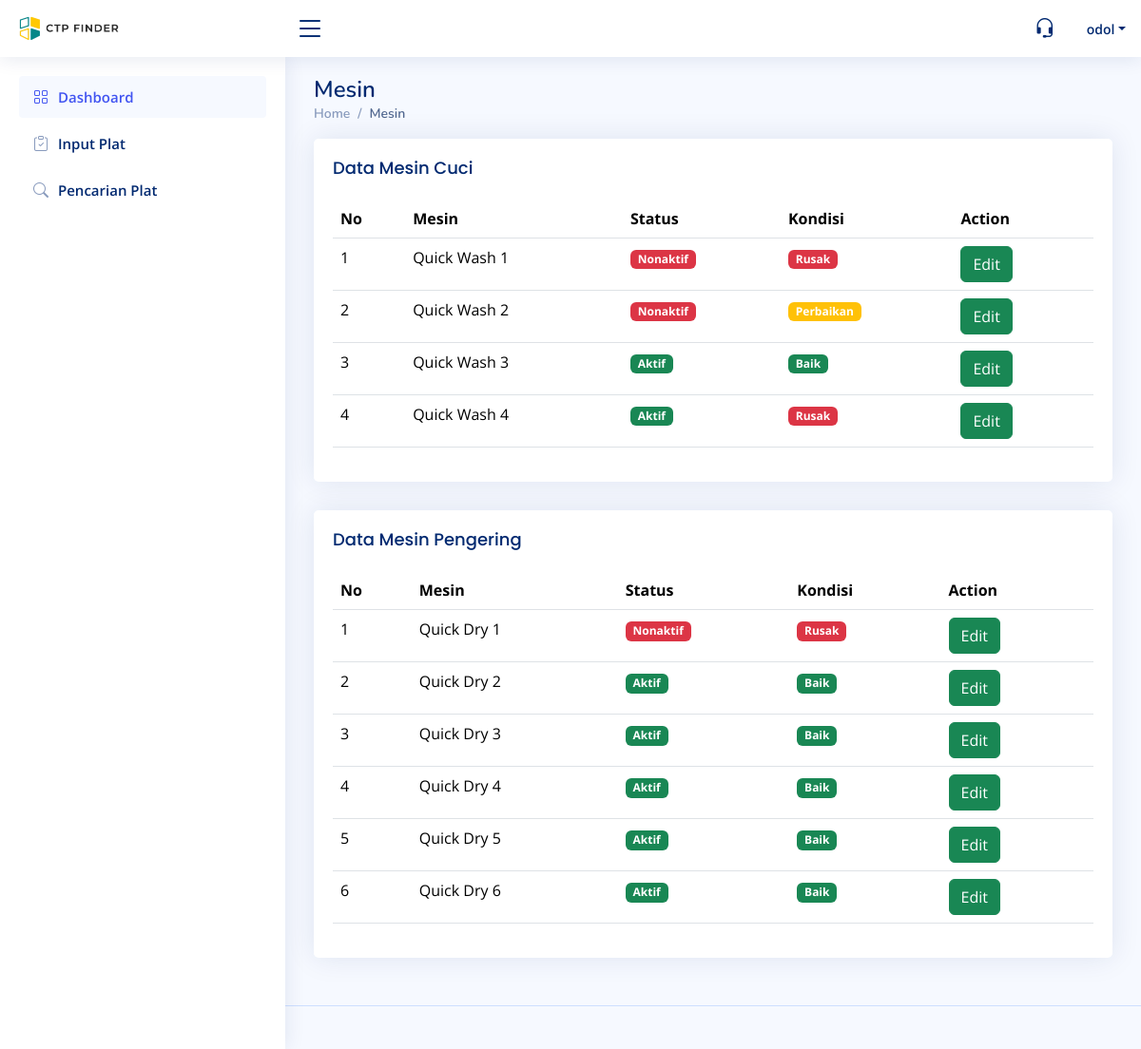
/dashboard-admin/pages/content/mesin/mesin.php (signed in), run on the app's committed database.
### tables this page shows
CREATE TABLE `tbl_mesin_cuci` (
  `id_mesin_cuci` int(11) NOT NULL,
  `nama` varchar(25) NOT NULL,
  `status_mesin` enum('Aktif','Nonaktif') NOT NULL,
  `kondisi` enum('Baik','Perbaikan','Rusak') NOT NULL
);

CREATE TABLE `tbl_mesin_pengering` (
  `id_mesin_pengering` int(11) NOT NULL,
  `nama` varchar(25) NOT NULL,
  `status_mesin` enum('Aktif','Nonaktif') NOT NULL,
  `kondisi` enum('Baik','Perbaikan','Rusak') NOT NULL
);

### dashboard-admin/pages/content/mesin/mesin.php (the view, shortened to what this page needs)
<?php
  include '../../../../config/db.php';
?>
    <main id="main" class="main">
      <div class="pagetitle">
        <h1>Mesin</h1>
        <nav>
          <ol class="breadcrumb">
            <li class="breadcrumb-item"><a href="../dashboard/Dashboard.php">Home</a></li>
            <li class="breadcrumb-item active">Mesin</li>
          </ol>
        </nav>
      </div>
      <section class="section">
          <div class="row">
            <div class="col-lg-12">
              <div class="card">
                <div class="card-body">
                  <h5 class="card-title">Data Mesin Cuci</h5>
                  <table class="table">
                    <thead>
                      <tr>
                        <th scope="col">No</th>
                        <th scope="col">Mesin</th>
                        <th scope="col">Status</th>
                        <th scope="col">Kondisi</th>
                        <th scope="col">Action</th>
                      </tr>
                    </thead>
                    <tbody>
                      <tr>
                      <?php
                      $sql = "SELECT * FROM tbl_mesin_cuci";
                      $result = $db_connect->query($sql);
                      $nomor = 1;
                      while ($row = $result->fetch_assoc()) {
                        echo "<tr>";
                        echo "<td>" . $nomor . "</td>";
                        echo "<td>" . $row['nama'] . "</td>";
                        $statusMesinColor = ($row['status_mesin'] == 'Aktif') ? 'bg-success' : 'bg-danger';
                        echo "<td><span class='badge $statusMesinColor'>" . $row['status_mesin'] . "</span></td>";
                        $kondisi = $row['kondisi'];
                        $kondisiColor = '';
                        if ($kondisi == 'Baik') {
                            $kondisiColor = 'bg-success';
                        } elseif ($kondisi == 'Perbaikan') {
                            $kondisiColor = 'bg-warning';
                        } elseif ($kondisi == 'Rusak') {
                            $kondisiColor = 'bg-danger';
                        }
                        echo "<td><span class='badge $kondisiColor'>" . $kondisi . "</span></td>";
                        echo "<td class='button-cell'>";
                        echo "<a type='button' class='btn btn-success' style='margin-right: 5px;' href='edit-mesin.php?id=" . $row['id_mesin_cuci'] . "'>Edit</a>";
                        echo "</td>";
                        echo "</tr>";
                        $nomor++;
                    }
                      ?>
                    </tbody>
                  </table>
                </div>
              </div>
            </div>
          </div>
          <div class="row">
            <div class="col-lg-12">
              <div class="card">
                <div class="card-body">
                  <h5 class="card-title">Data Mesin Pengering</h5>
                  <table class="table">
                    <thead>
                      <tr>
                        <th scope="col">No</th>
                        <th scope="col">Mesin</th>
                        <th scope="col">Status</th>
                        <th scope="col">Kondisi</th>
                        <th scope="col">Action</th>
                      </tr>
                    </thead>
                    <tbody>
                    <?php
                    $sql = "SELECT * FROM tbl_mesin_pengering";
                    $result = $db_connect->query($sql);
                    $nomor = 1;
                    while ($row = $result->fetch_assoc()) {
                        echo "<tr>";
                        echo "<td>" . $nomor . "</td>";
                        echo "<td>" . $row['nama'] . "</td>";
                        $statusMesinColor = ($row['status_mesin'] == 'Aktif') ? 'bg-success' : 'bg-danger';
                        echo "<td><span class='badge $statusMesinColor'>" . $row['status_mesin'] . "</span></td>";
                        $kondisi = $row['kondisi'];
                        $kondisiColor = '';
                        if ($kondisi == 'Baik') {
                            $kondisiColor = 'bg-success';
                        } elseif ($kondisi == 'Perbaikan') {
                            $kondisiColor = 'bg-warning';
                        } elseif ($kondisi == 'Rusak') {
                            $kondisiColor = 'bg-danger';
                        }
                        echo "<td><span class='badge $kondisiColor'>" . $kondisi . "</span></td>";
                        echo "<td class='button-cell'>";
                        echo "<a type='button' class='btn btn-success' style='margin-right: 5px;' href='edit-mesin-pengering.php?id=" . $row['id_mesin_pengering'] . "'>Edit</a>";
                        echo "</td>";
                        echo "</tr>";
                        $nomor++;
                    }
                    ?>
                    </tbody>
                  </table>
                </div>
              </div>
            </div>
          </div>
      </section>
    </main>

### dashboard-admin/assets/css/style.css (style rules this page uses)
:root { scroll-behavior: smooth; }
body { font-family: "Open Sans", sans-serif; background: #f6f9ff; color: #444444; }
a { color: #4154f1; text-decoration: none; }
h1, h2, h3, h4, h5, h6 { font-family: "Nunito", sans-serif; }
#main { margin-top: 60px; padding: 20px 30px; transition: all 0.3s; }
.pagetitle { margin-bottom: 10px; }
.pagetitle h1 { font-size: 24px; margin-bottom: 0; font-weight: 600; color: #012970; }
.card { margin-bottom: 30px; border: none; border-radius: 5px; box-shadow: 0px 0 30px rgba(1, 41, 112, 0.1); }
.card-title { padding: 20px 0 15px 0; font-size: 18px; font-weight: 500; color: #012970; font-family: "Poppins", sans-serif; }
.card-body { padding: 0 20px 20px 20px; }
.breadcrumb { font-size: 14px; font-family: "Nunito", sans-serif; color: #899bbd; font-weight: 600; }
.breadcrumb a { color: #899bbd; transition: 0.3s; }
.breadcrumb .breadcrumb-item::before { color: #899bbd; }
.breadcrumb .active { color: #51678f; font-weight: 600; }
@media (min-width: 1200px) { #main, #footer { margin-left: 300px; } }

### dashboard-admin/pages/content/mesin/mesin.php (style rules this page uses)
.button-cell { white-space: nowrap; }

### data on the page
tbl_mesin_cuci: nama "Quick Wash 1", status_mesin "Nonaktif", kondisi "Rusak"
tbl_mesin_cuci: nama "Quick Wash 2", status_mesin "Nonaktif", kondisi "Perbaikan"
tbl_mesin_cuci: nama "Quick Wash 3", status_mesin "Aktif", kondisi "Baik"
tbl_mesin_cuci: nama "Quick Wash 4", status_mesin "Aktif", kondisi "Rusak"
tbl_mesin_pengering: nama "Quick Dry 1", status_mesin "Nonaktif", kondisi "Rusak"
tbl_mesin_pengering: nama "Quick Dry 2", status_mesin "Aktif", kondisi "Baik"
tbl_mesin_pengering: nama "Quick Dry 3", status_mesin "Aktif", kondisi "Baik"
tbl_mesin_pengering: nama "Quick Dry 4", status_mesin "Aktif", kondisi "Baik"
tbl_mesin_pengering: nama "Quick Dry 5", status_mesin "Aktif", kondisi "Baik"
tbl_mesin_pengering: nama "Quick Dry 6", status_mesin "Aktif", kondisi "Baik"

### other printed values
$_SESSION['name'] "odol"
